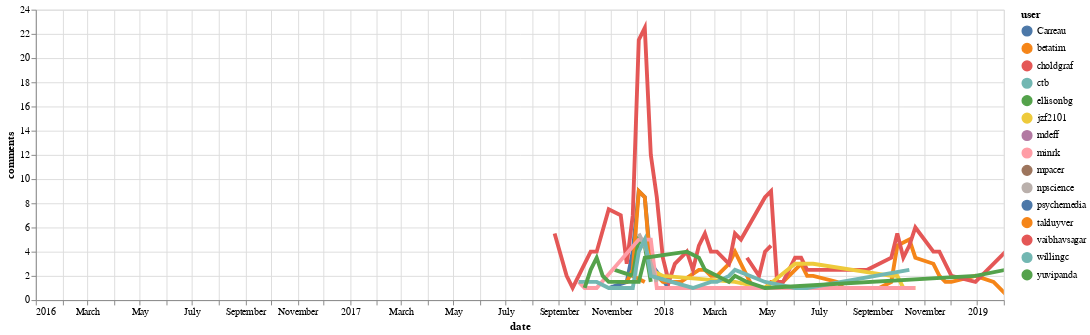

The notebook cell this image was saved under:
### Code cell
selectable_line_plot(user_data.reset_index(), 'date', 'comments', 'user')

### Figure 1 — Vega-Lite specification as saved in the notebook (floating-point values rounded to 4 significant figures; data arrays with more than 128 entries replaced by an {"elided": "..."} marker saying what was removed)
{"$schema": "https://vega.github.io/schema/vega-lite/v2.6.0.json", "config": {"view": {"height": 300, "width": 400}}, "datasets": {"data-e49cea4bc39c91aeb42633cf397f0e27": {"elided": "167 records"}}, "layer": [{"data": {"name": "data-e49cea4bc39c91aeb42633cf397f0e27"}, "encoding": {"color": {"field": "user", "type": "nominal"}, "opacity": {"value": 0}, "tooltip": {"field": "user", "type": "nominal"}, "x": {"field": "date", "scale": {"domain": ["2016-01-01", "2019-02-01"]}, "type": "temporal"}, "y": {"field": "comments", "type": "quantitative"}}, "mark": {"clip": true, "type": "circle"}, "selection": {"selector001": {"fields": ["user"], "nearest": true, "on": "mouseover", "type": "single"}}, "width": 1000}, {"data": {"name": "data-e49cea4bc39c91aeb42633cf397f0e27"}, "encoding": {"color": {"condition": {"field": "user", "selection": "selector001", "type": "nominal"}, "value": "lightgray"}, "size": {"condition": {"selection": {"not": "selector001"}, "value": 1}, "value": 4}, "tooltip": {"field": "user", "type": "nominal"}, "x": {"field": "date", "scale": {"domain": ["2016-01-01", "2019-02-01"]}, "type": "temporal"}, "y": {"field": "comments", "type": "quantitative"}}, "mark": {"clip": true, "type": "line"}, "width": 1000}]}
